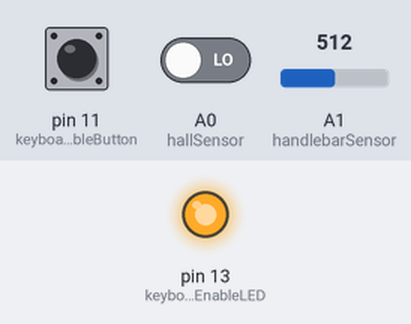
Simulated run of this sketch. Board: Arduino Leonardo, built with avr-gcc and run on an emulated ATmega32U4. Parts: output pins drawn as LEDs (lit = HIGH). Inputs (shaded band) come from the test bench; at power-on: pin 11 (keyboardEnableButton) HIGH, A0 (hallSensor) LOW, A1 (handlebarSensor) = 512. USB keyboard and mouse output is not drawn; what the sketch prints to the serial monitor is not drawn.

Above: at 1.2 s.
1.3 s: pin 11 (keyboardEnableButton) pulled LOW for 0.15 s
At 1.9 s:
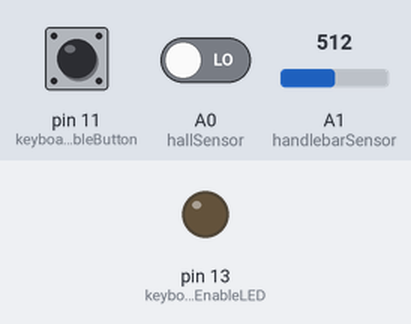
4.4 s: pin 11 (keyboardEnableButton) pulled LOW for 1 s
At 6.8 s:
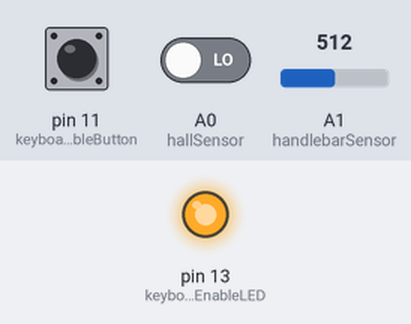
9.9 s: pin 11 (keyboardEnableButton) pulled LOW for 3.2 s
At 13.8 s:
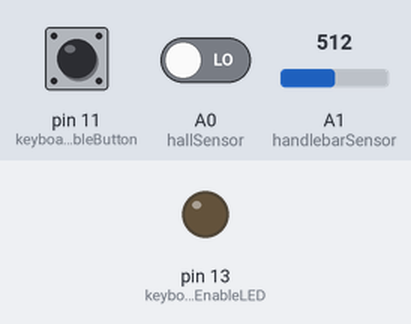
Timing chart, 0 to 15.3 s (numbered marks = the images above; inputs shaded):
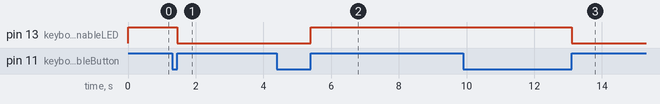

Measured:
- after the input at 1.3 s, pin 13 (keyboardEnableLED): HIGH → LOW after 0.15 s
- after the input at 4.4 s, pin 13 (keyboardEnableLED): LOW → HIGH after 1.0 s
- after the input at 9.9 s, pin 13 (keyboardEnableLED): HIGH → LOW after 3.2 s

The sketch:

mariokartbike2.ino
```cpp
#include <SoftwareSerial.h> //Needed to communicate with other arduino for multiplexing / more IO

#include <Keyboard.h> //Only works with Ardunios based on ATMega 32u4 (leonardo, micro, ect)


/* This is the code to run handlebar turning and wheel speed sensing for Mario Kart integration. Revision 2.2.*/

/*
  PIN 13 =
  PIN 12 =
  PIN 11 = Enable/Disable
  PIN 10 =
  PIN 9 = SERIAL RX ##CONNECT TO PIN 0 OF UNO
  PIN 8 = SERIAL TX ##CONNECT TO PIN 1 OF UNO
  PIN 7 =
  PIN 6 =
  PIN 5 =button?
  PIN 4 =button?
  PIN 3 =button?
  PIN 2 =button?
  PIN 1 =button?
  PIN 0 = button?
  PIN A0 = WHEEL
  PIN A1 = HANDLEBAR
  PIN A2 =
  PIN A3 =
  PIN A4 =
  PIN A5 =
*/


//second arduino, which must have its own code loaded onto it from MarioKartExtraIO file
SoftwareSerial myserial(9, 8); // rx, tx


//system control variables
boolean keyboardEnabled = false; //Need ability to turn keyboard on and off, state of keyboard activation held here.
int previousButtonState = HIGH; //previous state of keyboard enable button //MIGHT NOT WANT TO USE THIS ONE
int buttonState; //current state of enable button
int e = 0; //used to keep track of how many times the button has been pressed, toggles enable/disable.
const int keyboardEnableButton = 11; //Pin that physical switch to enable keyboard is on;
const int keyboardEnableLED = 13; //LED indicator for visual indication of enabled-ness.

//sensor location variables
const int handlebarSensor = A1; //Pin that handlebar rotational sensor is on.
const int hallSensor = A0; //Pin that the Hall Effect sensor in the wheel is on.


//sensor data variables
int handlebar = 0; //value of handlebar rotation
int wheel = 0; //value from wheel sensor
int buttonPressed; // stores button values from second arduino as integers representing ASCII
String str;
char keyToBePressed; // converted ASCII value from buttonPressed
boolean keyIsYetToBePressed = false; //Used to stop infinite key presses in button input from other arduino.


//control mapping variables
const char accelerate = 'a'; //keyboard button to accelerate in Mario Kart
const char turnLeft = 'l'; //keyboard button to turn left in Mario Kart
const char turnRight = 'r';// keyboard button to turn right in Mario Kart


void setup() {
  Serial.begin(9600); //always a good idea to have the serial going for debugging.
  myserial.begin(9600); //used for more IO
  pinMode(keyboardEnableButton, INPUT); //Set enable button as input
  pinMode(keyboardEnableLED, OUTPUT); //LED indicator
  //previousButtonState = digitalRead(keyboardEnableButton); //initialize the system for detecting if the button has changed
  previousButtonState = LOW;


}


void loop() {

  buttonState = digitalRead(keyboardEnableButton); //make sure we haven't pressed the enable/disable button


  if (buttonState != previousButtonState) { //toggle the enable/disable button on or off
    previousButtonState = buttonState;
    Serial.println("Button Changed");
    Serial.println(buttonState);
    if (buttonState == HIGH) {
      toggleKeyboard();
    }
  }

  if (myserial.available()) { //takes in chars on the software serial line and turns them into keyboard presses
    serialRecieveAndProcess(); //handle software serial input data and press appropriate keyboard keys.
  }

  if (keyboardEnabled) {
    digitalWrite(keyboardEnableLED, HIGH); //send a visual signal that the system is armed
    tightLoop(); //runs the rest of the code here, so that other things in regular loop() can be skipped if they're not needed.
  }
  else {
    digitalWrite(keyboardEnableLED, LOW); //default the system arm light to off
  }


}

void tightLoop() {
 // Serial.println("fuckign tightloop ran");
 debugData();
 Keyboard.begin(); //begin keyboard emulation
//Serial.print("keyboard bagan");
  wheel = digitalRead(hallSensor); //get actual data
  handlebar = analogRead(handlebarSensor);

  if (handlebar > 850) { //handlebar turns right, turn kart right
    Keyboard.release(turnLeft);
    Keyboard.press(turnRight); //press the key
  Serial.print("the wheel is right");
//    if (handlebar > 925) { //if the handlebar is even farther right
//      Keyboard.write(turnRight); //press the key again

  }

  else if (handlebar < 730) { //handlebar turns left, turn left
    Keyboard.release(turnRight);
    Keyboard.press(turnLeft);   //press the key
    Serial.print("the wheel is left");
//
//    if (handlebar < 700) { //if the handlebar is even farther left
//      Keyboard.write(turnLeft); //press the key again

  }
   if(handlebar <850 && handlebar >730){
    Serial.print("the wheel is in the middle");
    Keyboard.releaseAll();
    }

wheel = digitalRead(hallSensor); //get actual data
  if (wheel == HIGH) { //acceleration segment
    Keyboard.press(accelerate); //press the key
    Serial.print("hit accel");
   delay(50);
  }
    Keyboard.release(accelerate);

// serialRecieveAndProcess(); //handle software serial input data and press appropriate keyboard keys.
 Keyboard.end(); //end keyboard emulation

debugData();
}

void serialRecieveAndProcess() {

  keyIsYetToBePressed = true;
  buttonPressed = myserial.read();
//  str = str.(buttonPressed);
Serial.print("the button pressed reads: ");
Serial.print(buttonPressed);
  keyToBePressed = char(buttonPressed);
  Serial.println("key to be pressed");
   Serial.print(keyToBePressed);
delay(200);
  if (keyboardEnabled && keyIsYetToBePressed == true) {
    Keyboard.write(keyToBePressed); //output the button press as a keyboard command
    keyIsYetToBePressed = false;
  }
 // debugData();
}


void toggleKeyboard() {
  e++;
  e = e % 2;
  Serial.print("e is: ");
  Serial.println(e);
  if (e == 1) { //if e is 1
    Serial.println("Keyboard Enabled");
    //    Keyboard.begin(); //begin keyboard emulation
    keyboardEnabled = true;
  }
  if (e == 0) { //if e is 0 do the opposite.
    Serial.println("Keyboard Disabled");
    //    Keyboard.end(); //end keyboard emulation
    keyboardEnabled = false;
  }
}

void debugData() {

  wheel = digitalRead(hallSensor); //get actual data
  handlebar = analogRead(handlebarSensor);

  Serial.print("handlebar: ");
  Serial.println(handlebar);

  Serial.print("wheel: ");
  Serial.println(wheel);

}
```
